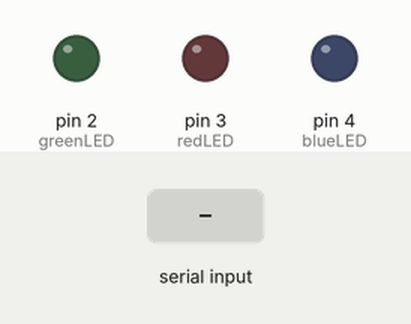
Simulated run of this sketch. Board: Arduino Uno, built with avr-gcc and run on an emulated ATmega328P. Shown: output pins drawn as LEDs (lit = HIGH). Inputs (shaded band) come from the test bench.

Above: at 1.2 s.
1.3 s: "G" received over Serial
At 1.9 s:
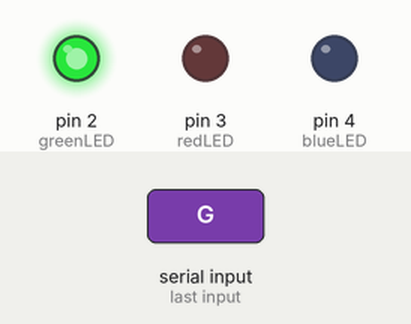
2.8 s: "R" received over Serial
At 4.0 s:
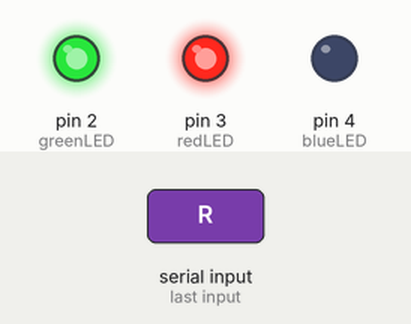
4.3 s: "B" received over Serial
At 5.4 s:
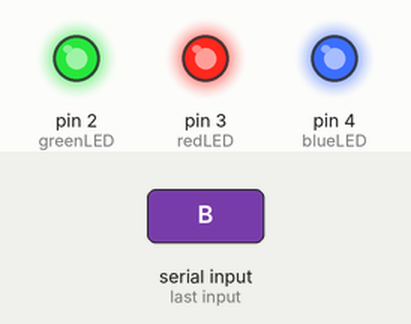
5.8 s: "G" received over Serial
At 6.5 s:
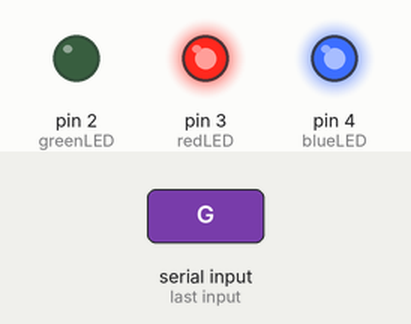
7.3 s: "R" received over Serial
At 7.7 s:
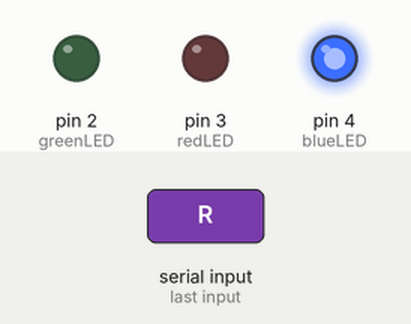
Timing chart, 0 to 9.8 s (numbered marks = the images above; inputs shaded):
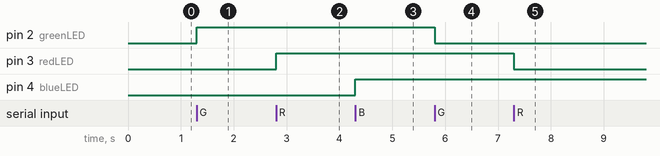

The sketch:

LEDSerialStyrt.ino
```cpp
char receivedChar;
int greenLED = 2;
bool greenHL = LOW;
int redLED = 3;
bool redHL = LOW;
int blueLED = 4;
bool blueHL = LOW;
void setup()
{
    pinMode(greenLED, OUTPUT);
    pinMode(redLED, OUTPUT);
    pinMode(blueLED, OUTPUT);
    Serial.begin(9600);
}

void noe()
{
    if (Serial.available() > 0)
    {
        receivedChar = Serial.read();
        switch (receivedChar)
        {
        case 'G':
            greenHL = !greenHL;
            digitalWrite(greenLED, greenHL);
            break;
        case 'R':
            redHL = !redHL;
            digitalWrite(redLED, redHL);
            break;
        case 'B':
            blueHL = !blueHL;
            digitalWrite(blueLED, blueHL);
            break;
        }
    }
}
void loop()
{
    noe();
}
```

Measured:
- after the input at 1.3 s, pin 2 (greenLED): LOW → HIGH at once
- after the input at 2.8 s, pin 3 (redLED): LOW → HIGH at once
- after the input at 4.3 s, pin 4 (blueLED): LOW → HIGH at once
- after the input at 5.8 s, pin 2 (greenLED): HIGH → LOW at once
- after the input at 7.3 s, pin 3 (redLED): HIGH → LOW at once
